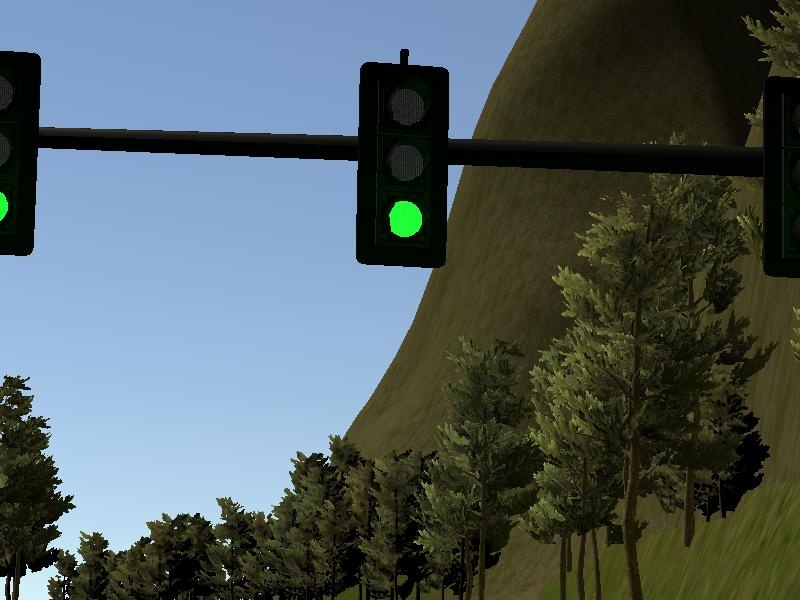
#> input picture ros/src/tl_detector/light_classification/sample.jpg, 800 x 600 px; its folder holds only this picture in this run
$ python -i aug.py   (imports and definitions only)
#> lines starting #> are read from the running program, lines starting #| are printed output that depends on the picture
import cv2
import numpy as np
import random
import glob
import os
import tqdm

ORIG_INPUT = "train/"
AUG_OUTPUT = "aug/"

INPUT_SIZE = (600, 600)
TARGET_SIZE = (224, 224)

def augment(path):
#> called with path = '../light_classification/sample.jpg'
    p = path.replace(ORIG_INPUT, "")

    d, b = os.path.dirname(p), os.path.basename(p)

    img = cv2.imread(path)
#> img is the input picture: shape (600, 800, 3); mean B, G, R 94.8, 93.1, 81
    rows, cols, _ = img.shape
#> rows = 600; cols = 800
    # let's perform the augmentation!
    # including:
    #
    # 1. the original sample, resized to (224, 224)
    resized = cv2.resize(img, TARGET_SIZE)
    cv2.imwrite(os.path.join(AUG_OUTPUT + d, b), resized)
    #
    # 2. randomly shifting 1
    x_shift = random.randint(-int(0.3 * INPUT_SIZE[0]), int(0.3 * INPUT_SIZE[0]))
    y_shift = random.randint(-int(0.3 * INPUT_SIZE[1]), int(0.3 * INPUT_SIZE[1]))
    M = np.float32([[1, 0, x_shift], [0, 1, y_shift]])
    translated = cv2.warpAffine(img, M, (cols, rows))
    translated = cv2.resize(translated, TARGET_SIZE)
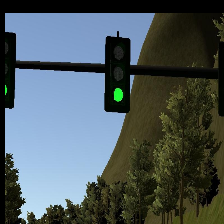
#> translated: shape (224, 224, 3); mean B, G, R 92.4, 88.8, 76.8
    cv2.imwrite(os.path.join(AUG_OUTPUT + d,  "translated_" + b), translated)
    #
    # 3. randomly cropped to (500, 500) the resized to (224,
    # 244). this will give a shifted less zoomed out version
    x_coord = random.randint(5, 100)
    y_coord = random.randint(5, 100)
    cropped_500 = img[y_coord:y_coord+500, x_coord:x_coord+500]
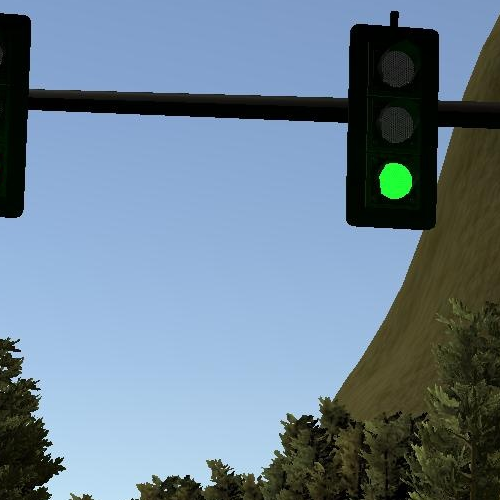
#> cropped_500: shape (500, 500, 3); mean B, G, R 145.8, 128.7, 107.7
    cropped_500 = cv2.resize(cropped_500, TARGET_SIZE)
#> cropped_500: shape (224, 224, 3)
    cv2.imwrite(os.path.join(AUG_OUTPUT + d,  "cropped_500_" + b), cropped_500)
    #
    # 4. like what 3 does but first randomly cropped to (400, 400)
    x_coord = random.randint(5, 200)
    y_coord = random.randint(5, 200)
    cropped_400 = img[y_coord:y_coord+400, x_coord:x_coord+400]
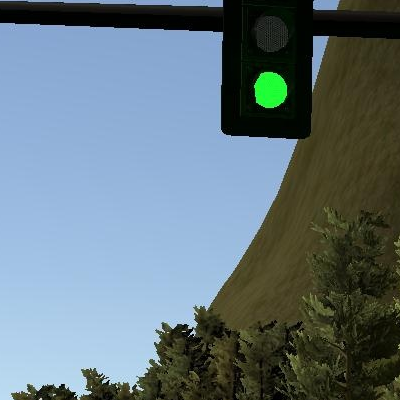
#> cropped_400: shape (400, 400, 3); mean B, G, R 126.1, 118, 100.3
    cropped_400 = cv2.resize(cropped_400, TARGET_SIZE)
#> cropped_400: shape (224, 224, 3)
    cv2.imwrite(os.path.join(AUG_OUTPUT + d,  "cropped_400_" + b), cropped_400)

    # flip
    cv2.imwrite(os.path.join(AUG_OUTPUT + d,  "flipped_" + b), cv2.flip(resized, 1))
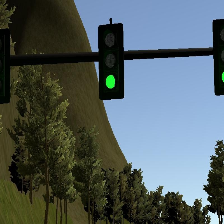
#> saved as flipped_sample.jpg: shape (224, 224, 3); mean B, G, R 94.8, 93.1, 81
    cv2.imwrite(os.path.join(AUG_OUTPUT + d,  "flipped_translated_" + b), cv2.flip(translated, 1))
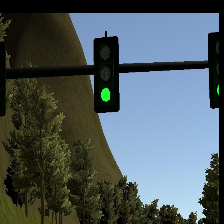
#> saved as flipped_translated_sample.jpg: shape (224, 224, 3); mean B, G, R 92.4, 88.8, 76.8
    cv2.imwrite(os.path.join(AUG_OUTPUT + d,  "flipped_cropped_500_" + b), cv2.flip(cropped_500, 1))
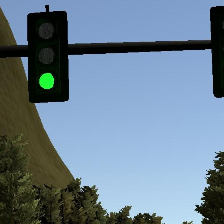
#> saved as flipped_cropped_500_sample.jpg: shape (224, 224, 3); mean B, G, R 145.7, 128.6, 107.6
    cv2.imwrite(os.path.join(AUG_OUTPUT + d,  "flipped_cropped_400_" + b), cv2.flip(cropped_400, 1))
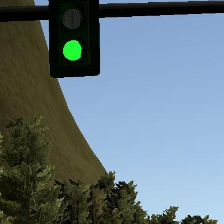
#> saved as flipped_cropped_400_sample.jpg: shape (224, 224, 3); mean B, G, R 126, 117.9, 100.3

# [7 lines not run here, left out]

>>> result = augment('../light_classification/sample.jpg')
